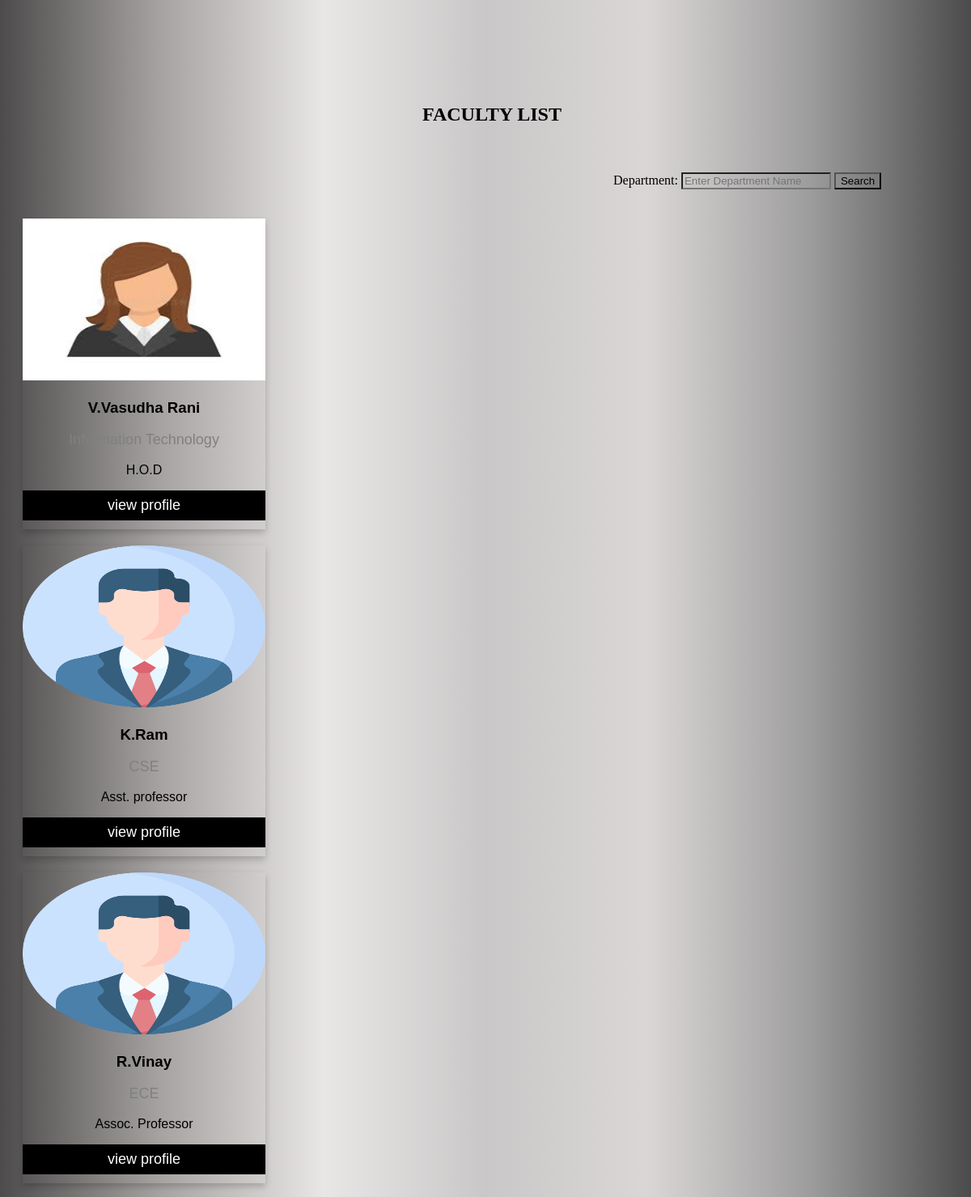
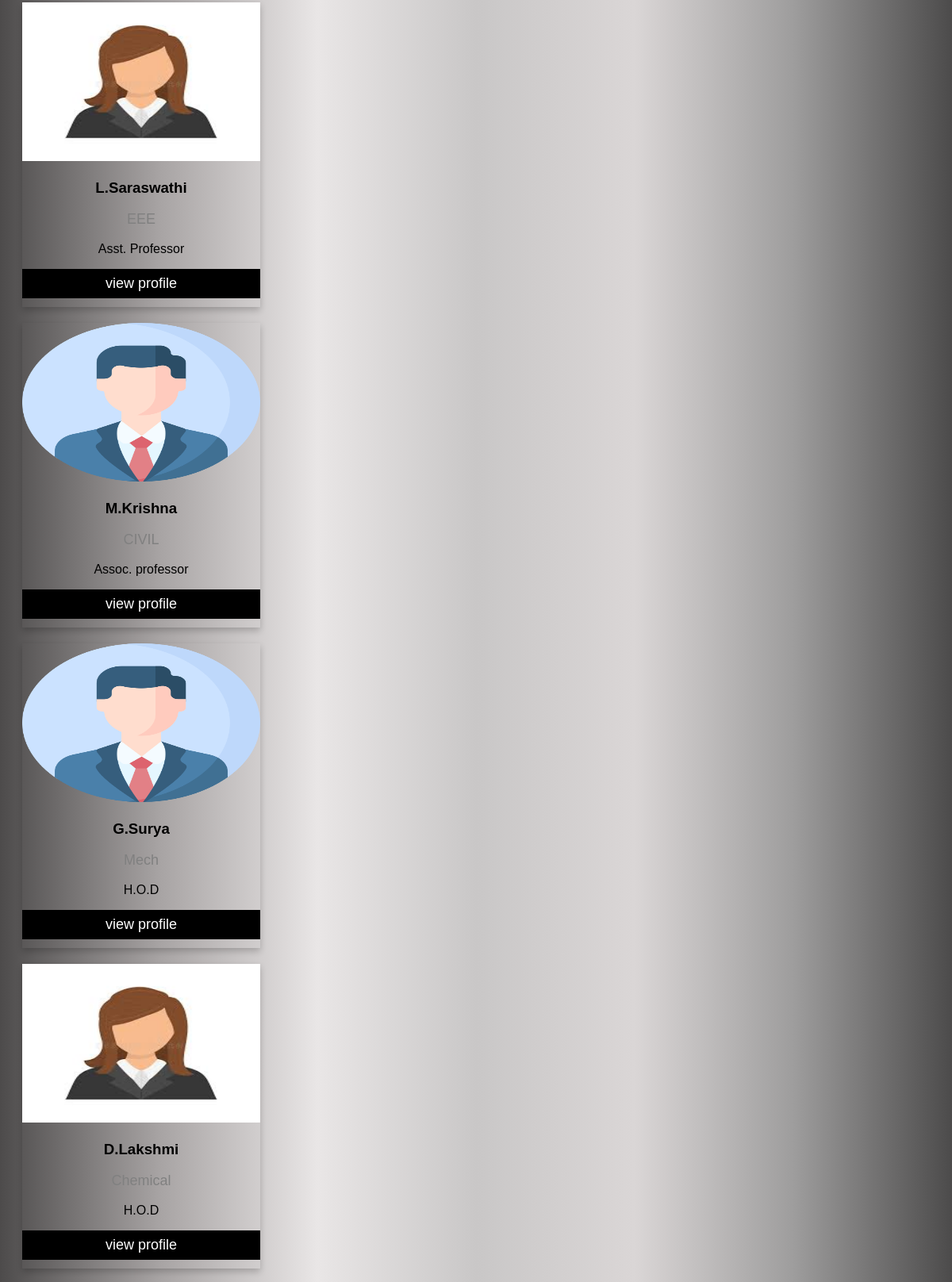
Page /teacher/faculty.php on the committed database (2 pictures, top to bottom).
### tables this page shows
CREATE TABLE `facultydetails` (
  `id` int(11) NOT NULL,
  `fname` varchar(100) NOT NULL,
  `department` varchar(100) NOT NULL,
  `role` varchar(100) NOT NULL,
  `salary` int(11) NOT NULL,
  `image` varchar(255) NOT NULL
);

### teacher/faculty.php (the view, shortened to what this page needs)
<?php
include('../connect.php');
?>
<!DOCTYPE html>
<html>
<head>
<link rel="stylesheet" href="https://cdnjs.cloudflare.com/ajax/libs/font-awesome/4.7.0/css/font-awesome.min.css">
</head>
<body>
<div class="containr" style="width:100vw;position:absolute;">
<h2 style="text-align: center;">FACULTY LIST</h2><br>
<form action="" method="post" class="fr">
    <label for="dept">Department:</label>
    <input type="text" name="dept" id="dept" placeholder="Enter Department Name">
    <input type="submit" name="submit" value="Search" class="btn btn-dark">
</form>
<br>
<br>
<div class="row">
<?php
if(isset($_POST['submit'])){
  $d=$_POST['dept'];
  $sql = "select * from facultydetails where department='$d'";
    $result = mysqli_query($con, $sql);
    while ($row = mysqli_fetch_assoc($result)) {
      $dept = $row['department'];
      $name = $row['fname'];
      $role = $row['role'];
      $img = $row['image'];
      echo "
      <div class='card mb-2' style='width: 20rem;height:24rem'>
          <img  src='$img' alt='Card' style='width:100%;height:200px'>
          <h3 class='text-center'>$name</h3>
          <p class='title'>$dept</p>
          <p>$role</p>
          <p><button>view profile</button></p>
          </div>
    ";
    }
}
else{
  $sql = "select * from facultydetails";
  $result = mysqli_query($con, $sql);
  while ($row = mysqli_fetch_assoc($result)) {
    $dept = $row['department'];
    $name = $row['fname'];
    $role = $row['role'];
    $img = $row['image'];
    echo "
    <div class='card mb-2' style='width: 20rem;height:24rem'>
        <img  src='$img' alt='Card' style='width:100%;height:200px'>
        <h3 class='text-center'>$name</h3>
        <p class='title'>$dept</p>
        <p>$role</p>
        <p><button>view profile</button></p>
        </div>
  ";
  }
}
?>
</div>
</div>
</body>
</html>

### teacher/faculty.php (style rules this page uses)
.card { box-shadow: 0 4px 8px 0 rgba(0, 0, 0, 0.2); max-width: 300px; text-align: center; font-family: arial; margin-right: 20px ; margin-bottom: 20px; }
.title { color: grey; font-size: 18px; }
button { border: none; outline: 0; display: inline-block; padding: 8px; color: white; background-color: #000; text-align: center; cursor: pointer; width: 100%; font-size: 18px; }
.containr { margin-top: 100px; }
.row { margin-left: 20px; width: 100vw; }
label { margin-left: 500px; }
.fr { margin-top: 20px; margin-left: 250px; }
body { background: linear-gradient(to left,rgb(76, 75, 75),rgb(158, 157, 157),rgb(218, 214, 214),rgb(201, 199, 199),rgb(233, 230, 230),rgb(167, 163, 163),rgb(77, 75, 75)); }
input { background: transparent; }

### rows in the picture
facultydetails: image (picture), fname "V.Vasudha Rani", department "Information Technology", role "H.O.D"
facultydetails: image (picture), fname "K.Ram", department "CSE", role "Asst. professor"
facultydetails: image (picture), fname "R.Vinay", department "ECE", role "Assoc. Professor"
facultydetails: image (picture), fname "L.Saraswathi", department "EEE", role "Asst. Professor"
facultydetails: image (picture), fname "M.Krishna", department "CIVIL", role "Assoc. professor"
facultydetails: image (picture), fname "G.Surya", department "Mech", role "H.O.D"
facultydetails: image (picture), fname "D.Lakshmi", department "Chemical", role "H.O.D"
